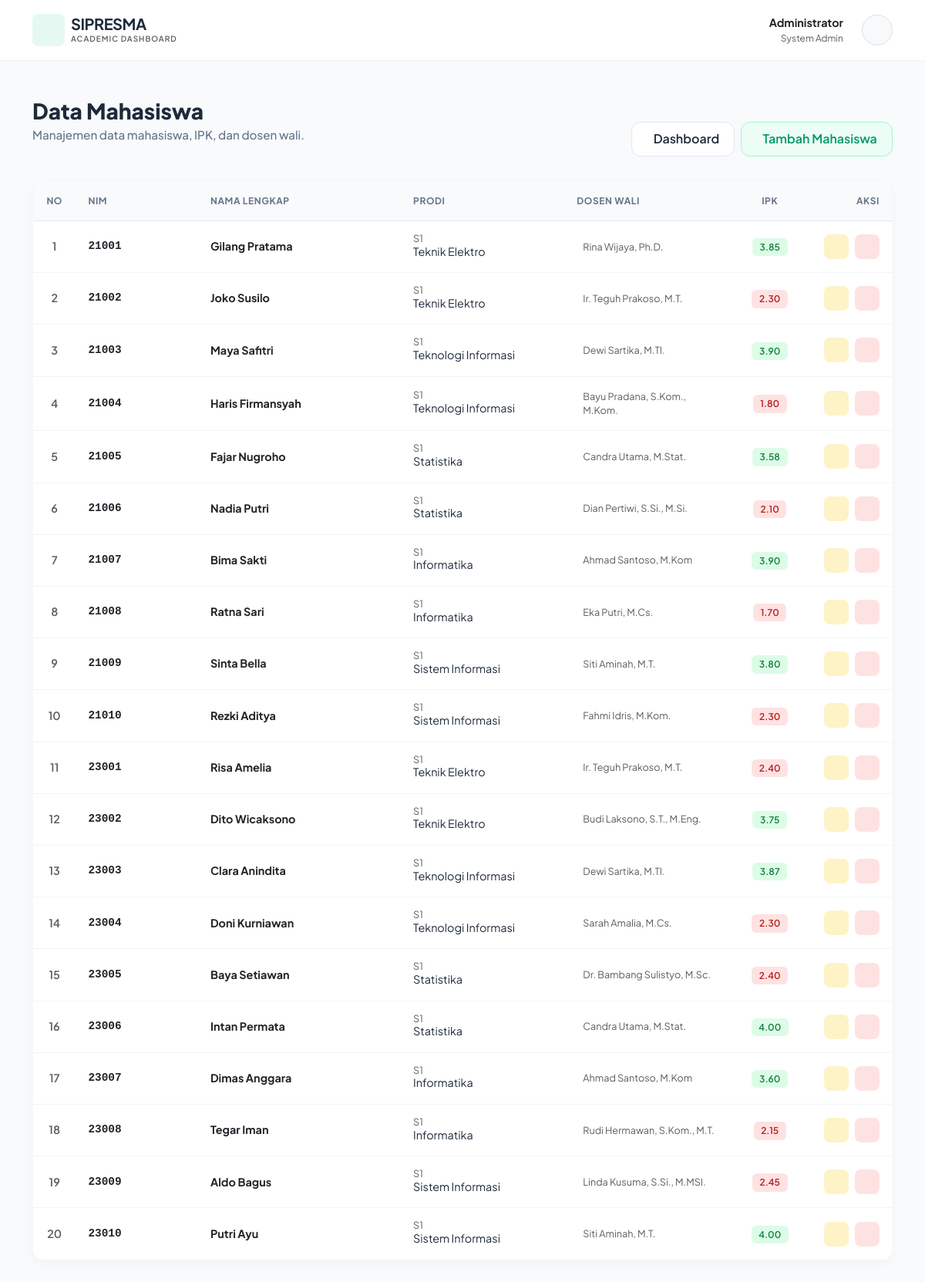
Screenshot of /mahasiswa/index.php (signed in) with the database file from the repository.
### tables this page shows
CREATE TABLE `mahasiswa` (
  `nim` varchar(20) NOT NULL,
  `id_user` int(11) NOT NULL,
  `id_prodi` int(11) NOT NULL,
  `dosen_wali` varchar(20) DEFAULT NULL,
  `nama_lengkap` varchar(100) NOT NULL,
  `angkatan` year(4) NOT NULL,
  `ipk_terakhir` decimal(3,2) DEFAULT 0.00,
  `sks_tempuh` int(11) DEFAULT 0,
  `status_akademik` enum('aktif','cuti','do','lulus') DEFAULT 'aktif'
);

CREATE TABLE `prodi` (
  `id_prodi` int(11) NOT NULL,
  `kode_prodi` varchar(10) NOT NULL,
  `nama_prodi` varchar(100) NOT NULL,
  `jenjang` varchar(5) NOT NULL
);

CREATE TABLE `dosen` (
  `nidn` varchar(20) NOT NULL,
  `id_user` int(11) NOT NULL,
  `id_prodi` int(11) NOT NULL,
  `nama_lengkap` varchar(100) NOT NULL,
  `email` varchar(100) DEFAULT NULL
);

### mahasiswa/index.php (the view, shortened to what this page needs)
<?php
include '../config/koneksi.php';
?>
<!DOCTYPE html>
<html lang="id">
<head>
    <link href="https://cdn.jsdelivr.net/npm/bootstrap@5.3.0/dist/css/bootstrap.min.css" rel="stylesheet">
</head>
<body>
    <nav class="navbar navbar-expand-lg navbar-clean mb-5">
        <div class="container">
            <a class="navbar-brand d-flex align-items-center gap-2" href="#">
                <div class="logo-box">
                </div>
                <div>
                    <h5 class="fw-bold mb-0 brand-text">SIPRESMA</h5>
                    <p class="mb-0 text-muted" style="font-size: 10px; font-weight: 600; letter-spacing: 1px;">ACADEMIC DASHBOARD</p>
                </div>
            </a>
            <div class="d-flex align-items-center gap-4">
                <div class="d-none d-md-block text-end">
                    <p class="mb-0 fw-bold text-dark" style="font-size: 0.9rem;">Administrator</p>
                    <p class="mb-0 text-muted" style="font-size: 0.75rem;">System Admin</p>
                </div>
                <div class="bg-light rounded-circle border p-1 d-flex align-items-center justify-content-center" style="width: 40px; height: 40px;">
                </div>
            </div>
        </div>
    </nav>
    <div class="container">
        <div class="page-header">
            <div>
                <h2 class="page-title">Data Mahasiswa</h2>
                <p class="page-subtitle">Manajemen data mahasiswa, IPK, dan dosen wali.</p>
            </div>
            <div class="d-flex gap-2">
                <a href="../dashboard/index.php" class="btn-clean">
                    <iconify-icon icon="solar:arrow-left-linear"></iconify-icon> Dashboard
                </a>
                <a href="create.php" class="btn-primary-soft">
                    <iconify-icon icon="solar:user-plus-bold"></iconify-icon> Tambah Mahasiswa
                </a>
            </div>
        </div>
        <div class="card-modern">
            <div class="table-responsive">
                <table class="table table-custom mb-0">
                    <thead>
                        <tr>
                            <th width="5%" class="text-center">No</th>
                            <th width="15%">NIM</th>
                            <th width="25%">Nama Lengkap</th>
                            <th width="20%">Prodi</th>
                            <th width="20%">Dosen Wali</th>
                            <th width="10%" class="text-center">IPK</th>
                            <th width="10%" class="text-end">Aksi</th>
                        </tr>
                    </thead>
                    <tbody>
                        <?php
                        $query = "SELECT m.*, p.nama_prodi, p.jenjang, d.nama_lengkap as nama_doswal
                                  FROM mahasiswa m
                                  JOIN prodi p ON m.id_prodi = p.id_prodi
                                  JOIN dosen d ON m.dosen_wali = d.nidn
                                  ORDER BY m.nim ASC";
                        $result = mysqli_query($koneksi, $query);
                        $no = 1;
                        while ($row = mysqli_fetch_assoc($result)) {
                            $ipk = $row['ipk_terakhir'];
                            $badge_class = 'badge-ipk-success';
                            if ($ipk < 2.50) { $badge_class = 'badge-ipk-danger'; }
                            elseif ($ipk < 3.00) { $badge_class = 'badge-ipk-warning'; }
                        ?>
                            <tr>
                                <td class="text-center fw-semibold text-muted"><?php echo $no++; ?></td>
                                <td class="font-monospace fw-bold text-dark"><?php echo $row['nim']; ?></td>
                                <td class="fw-bold text-dark"><?php echo $row['nama_lengkap']; ?></td>
                                <td>
                                    <span class="text-muted small d-block" style="line-height: 1;"><?php echo $row['jenjang']; ?></span>
                                    <?php echo $row['nama_prodi']; ?>
                                </td>
                                <td>
                                    <div class="d-flex align-items-center gap-2">
                                        <span class="text-muted small"><?php echo $row['nama_doswal']; ?></span>
                                    </div>
                                </td>
                                <td class="text-center">
                                    <span class="badge-pill <?php echo $badge_class; ?>">
                                        <?php echo number_format($ipk, 2); ?>
                                    </span>
                                </td>
                                <td class="text-end">
                                    <div class="d-flex justify-content-end gap-2">
                                        <a href="update.php?nim=<?php echo $row['nim']; ?>" class="btn-icon-soft btn-edit" title="Edit Data">
                                        </a>
                                        <a href="delete.php?nim=<?php echo $row['nim']; ?>" class="btn-icon-soft btn-delete" onclick="return confirm('Hapus mahasiswa <?php echo $row['nama_lengkap']; ?>?')" title="Hapus Data">
                                        </a>
                                    </div>
                                </td>
                            </tr>
                        <?php } ?>
                    </tbody>
                </table>
            </div>
        </div>
    </div>
</body>
</html>

### mahasiswa/index.php (style rules this page uses)
:root { --primary: #10b981; --bg-body: #f8fafc; --text-main: #1e293b; --text-muted: #64748b; --card-shadow: 0 4px 15px rgba(0,0,0,0.03); }
body { font-family: 'Plus Jakarta Sans', sans-serif; background-color: var(--bg-body); color: var(--text-main); min-height: 100vh; padding-bottom: 3rem; }
.navbar-clean { background: white; border-bottom: 1px solid rgba(0,0,0,0.05); padding: 0.8rem 0; position: sticky; top: 0; z-index: 100; }
.logo-box { background: rgba(16, 185, 129, 0.1); color: #10b981; width: 42px; height: 42px; border-radius: 8px; display: flex; align-items: center; justify-content: center; }
.brand-text { color: var(--text-main); letter-spacing: -0.5px; }
.page-header { margin-top: 2rem; margin-bottom: 2rem; display: flex; justify-content: space-between; align-items: end; }
.page-title { font-size: 1.75rem; font-weight: 800; color: var(--text-main); margin-bottom: 0.25rem; }
.page-subtitle { color: var(--text-muted); font-size: 0.95rem; font-weight: 500; }
.card-modern { background: white; border-radius: 16px; border: 1px solid rgba(0,0,0,0.03); box-shadow: var(--card-shadow); overflow: hidden; }
.table-custom thead th { background-color: #f8fafc; color: var(--text-muted); font-weight: 700; font-size: 0.75rem; text-transform: uppercase; letter-spacing: 0.05em; padding: 1rem; border-bottom: 1px solid #e2e8f0; border-top: none; }
.table-custom tbody td { padding: 1rem; vertical-align: middle; border-bottom: 1px solid #f1f5f9; font-size: 0.9rem; color: var(--text-main); }
.badge-pill { padding: 0.35em 0.8em; border-radius: 6px; font-weight: 600; font-size: 0.75rem; }
.badge-ipk-danger { background: #fee2e2; color: #b91c1c; }
.badge-ipk-success { background: #dcfce7; color: #15803d; }
.btn-clean { background: white; border: 1px solid #e2e8f0; color: var(--text-main); font-weight: 600; padding: 0.6rem 1.2rem; border-radius: 12px; display: inline-flex; align-items: center; gap: 8px; transition: all 0.2s; text-decoration: none; }
.btn-primary-soft { background: #ecfdf5; color: #059669; border: 1px solid #a7f3d0; font-weight: 600; padding: 0.6rem 1.2rem; border-radius: 12px; display: inline-flex; align-items: center; gap: 8px; transition: all 0.2s; text-decoration: none; }
.btn-icon-soft { width: 32px; height: 32px; border-radius: 8px; display: flex; align-items: center; justify-content: center; transition: all 0.2s; border: none; text-decoration: none; }
.btn-edit { background: #fef3c7; color: #b45309; }
.btn-delete { background: #fee2e2; color: #b91c1c; }

### rows the page displays
mahasiswa: nim "21001", nama_lengkap "Gilang Pratama", id_prodi.jenjang "S1", id_prodi.nama_prodi "Teknik Elektro", dosen_wali.nama_lengkap "Rina Wijaya, Ph.D.", ipk_terakhir "3.85"
mahasiswa: nim "21002", nama_lengkap "Joko Susilo", id_prodi.jenjang "S1", id_prodi.nama_prodi "Teknik Elektro", dosen_wali.nama_lengkap "Ir. Teguh Prakoso, M.T.", ipk_terakhir "2.30"
mahasiswa: nim "21003", nama_lengkap "Maya Safitri", id_prodi.jenjang "S1", id_prodi.nama_prodi "Teknologi Informasi", dosen_wali.nama_lengkap "Dewi Sartika, M.TI.", ipk_terakhir "3.90"
mahasiswa: nim "21004", nama_lengkap "Haris Firmansyah", id_prodi.jenjang "S1", id_prodi.nama_prodi "Teknologi Informasi", dosen_wali.nama_lengkap "Bayu Pradana, S.Kom., M.Kom.", ipk_terakhir "1.80"
mahasiswa: nim "21005", nama_lengkap "Fajar Nugroho", id_prodi.jenjang "S1", id_prodi.nama_prodi "Statistika", dosen_wali.nama_lengkap "Candra Utama, M.Stat.", ipk_terakhir "3.58"
mahasiswa: nim "21006", nama_lengkap "Nadia Putri", id_prodi.jenjang "S1", id_prodi.nama_prodi "Statistika", dosen_wali.nama_lengkap "Dian Pertiwi, S.Si., M.Si.", ipk_terakhir "2.10"
mahasiswa: nim "21007", nama_lengkap "Bima Sakti", id_prodi.jenjang "S1", id_prodi.nama_prodi "Informatika", dosen_wali.nama_lengkap "Ahmad Santoso, M.Kom", ipk_terakhir "3.90"
mahasiswa: nim "21008", nama_lengkap "Ratna Sari", id_prodi.jenjang "S1", id_prodi.nama_prodi "Informatika", dosen_wali.nama_lengkap "Eka Putri, M.Cs.", ipk_terakhir "1.70"
mahasiswa: nim "21009", nama_lengkap "Sinta Bella", id_prodi.jenjang "S1", id_prodi.nama_prodi "Sistem Informasi", dosen_wali.nama_lengkap "Siti Aminah, M.T.", ipk_terakhir "3.80"
mahasiswa: nim "21010", nama_lengkap "Rezki Aditya", id_prodi.jenjang "S1", id_prodi.nama_prodi "Sistem Informasi", dosen_wali.nama_lengkap "Fahmi Idris, M.Kom.", ipk_terakhir "2.30"
mahasiswa: nim "23001", nama_lengkap "Risa Amelia", id_prodi.jenjang "S1", id_prodi.nama_prodi "Teknik Elektro", dosen_wali.nama_lengkap "Ir. Teguh Prakoso, M.T.", ipk_terakhir "2.40"
mahasiswa: nim "23002", nama_lengkap "Dito Wicaksono", id_prodi.jenjang "S1", id_prodi.nama_prodi "Teknik Elektro", dosen_wali.nama_lengkap "Budi Laksono, S.T., M.Eng.", ipk_terakhir "3.75"
mahasiswa: nim "23003", nama_lengkap "Clara Anindita", id_prodi.jenjang "S1", id_prodi.nama_prodi "Teknologi Informasi", dosen_wali.nama_lengkap "Dewi Sartika, M.TI.", ipk_terakhir "3.87"
mahasiswa: nim "23004", nama_lengkap "Doni Kurniawan", id_prodi.jenjang "S1", id_prodi.nama_prodi "Teknologi Informasi", dosen_wali.nama_lengkap "Sarah Amalia, M.Cs.", ipk_terakhir "2.30"
mahasiswa: nim "23005", nama_lengkap "Baya Setiawan", id_prodi.jenjang "S1", id_prodi.nama_prodi "Statistika", dosen_wali.nama_lengkap "Dr. Bambang Sulistyo, M.Sc.", ipk_terakhir "2.40"
mahasiswa: nim "23006", nama_lengkap "Intan Permata", id_prodi.jenjang "S1", id_prodi.nama_prodi "Statistika", dosen_wali.nama_lengkap "Candra Utama, M.Stat.", ipk_terakhir "4.00"
mahasiswa: nim "23007", nama_lengkap "Dimas Anggara", id_prodi.jenjang "S1", id_prodi.nama_prodi "Informatika", dosen_wali.nama_lengkap "Ahmad Santoso, M.Kom", ipk_terakhir "3.60"
mahasiswa: nim "23008", nama_lengkap "Tegar Iman", id_prodi.jenjang "S1", id_prodi.nama_prodi "Informatika", dosen_wali.nama_lengkap "Rudi Hermawan, S.Kom., M.T.", ipk_terakhir "2.15"
mahasiswa: nim "23009", nama_lengkap "Aldo Bagus", id_prodi.jenjang "S1", id_prodi.nama_prodi "Sistem Informasi", dosen_wali.nama_lengkap "Linda Kusuma, S.Si., M.MSI.", ipk_terakhir "2.45"
mahasiswa: nim "23010", nama_lengkap "Putri Ayu", id_prodi.jenjang "S1", id_prodi.nama_prodi "Sistem Informasi", dosen_wali.nama_lengkap "Siti Aminah, M.T.", ipk_terakhir "4.00"
